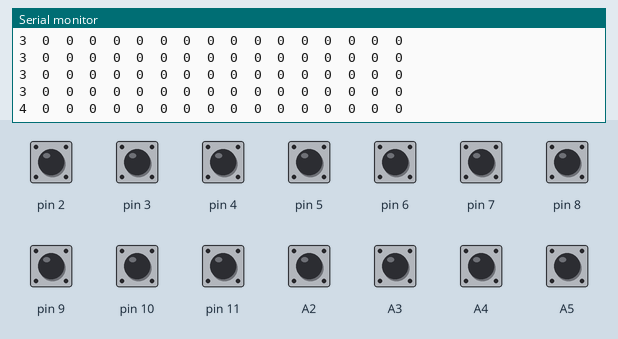
The sketch below on a simulated Arduino Uno, built with avr-gcc and run on an emulated ATmega328P. Shown: the last lines printed to the serial monitor. The test bench sets the inputs (shaded band); at power-on: A2–5, pin 2–11 HIGH.

Above: at 1.2 s.
1.3 s: pin 2 pulled LOW for 0.15 s
At 1.32 s:
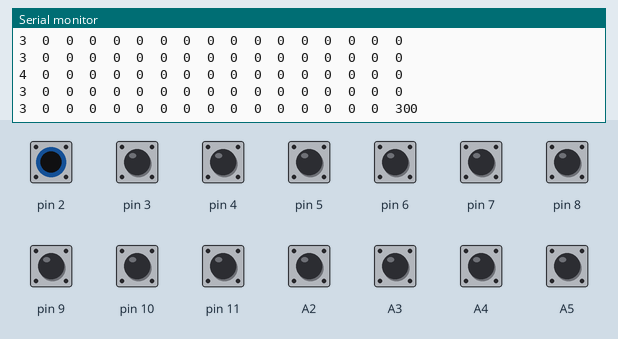
2.9 s: pin 3 pulled LOW for 1 s
At 2.95 s:
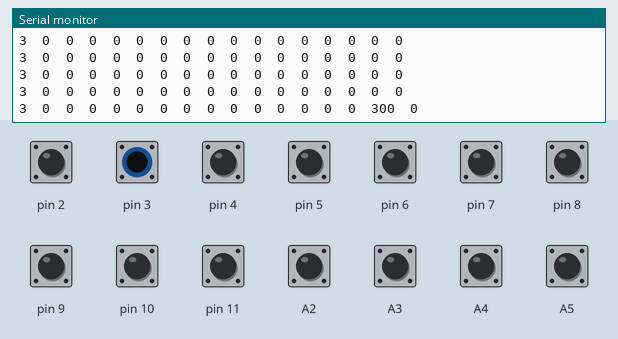
6.9 s: pin 4 pulled LOW for 0.15 s
At 6.96 s:
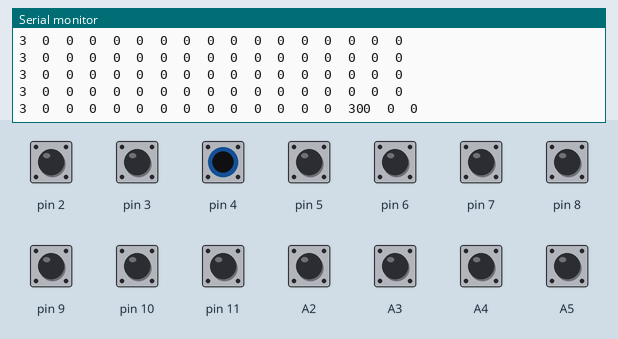
8.5 s: pin 5 pulled LOW for 0.15 s
At 8.54 s:
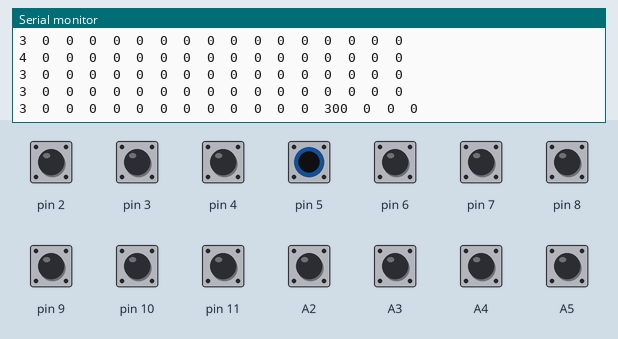
10.1 s: pin 6 pulled LOW for 0.15 s
At 10.11 s:
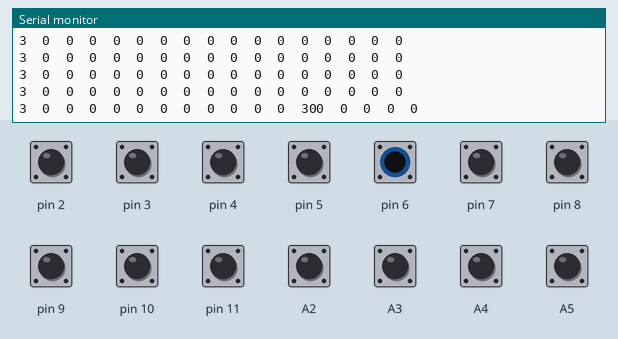
11.7 s: pin 7 pulled LOW for 0.15 s
At 11.74 s:
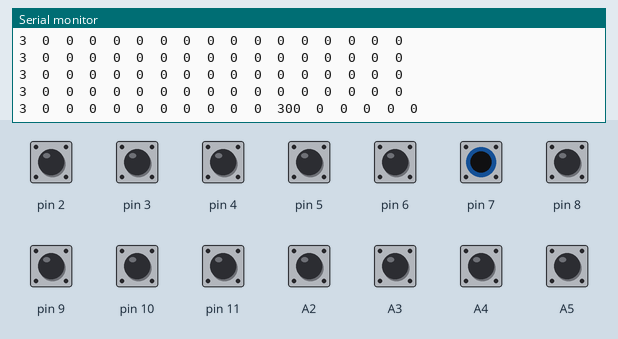
Timing chart, 0 to 14.3 s (numbered marks = the images above; inputs shaded):
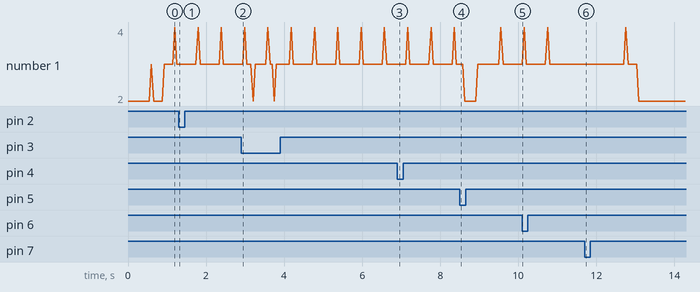

Measured:
- after the input at 1.3 s, the serial monitor: prints a new line at once (image 1)
- after the input at 2.9 s, the serial monitor: prints a new line at once (image 2)
- after the input at 6.9 s, the serial monitor: prints a new line after 0.05 s (image 3)
- after the input at 8.5 s, the serial monitor: prints a new line at once (image 4)
- after the input at 10.1 s, the serial monitor: prints a new line at once (image 5)
- after the input at 11.7 s, the serial monitor: prints a new line at once (image 6)

The sketch:

vuur_005_serial_arduino.ino
```cpp
#include <CapacitiveSensor.h>

const boolean AUTO_CALIBRATE = false;
const int N = 16;
CapacitiveSensor cs[N] = {
  CapacitiveSensor(12, A0),
  CapacitiveSensor(12, A1),
  CapacitiveSensor(12, A2),
  CapacitiveSensor(12, A3),
  CapacitiveSensor(12, A4),
  CapacitiveSensor(12, A5),
  CapacitiveSensor(12, 11),
  CapacitiveSensor(12, 10),
  CapacitiveSensor(12, 9),
  CapacitiveSensor(12, 8),
  CapacitiveSensor(12, 7),
  CapacitiveSensor(12, 6),
  CapacitiveSensor(12, 5),
  CapacitiveSensor(12, 4),
  CapacitiveSensor(12, 3),
  CapacitiveSensor(12, 2),
};

void setup() {
  Serial.begin(115200);
  if (!AUTO_CALIBRATE)
    for (int i = 0; i < N; i++)
      cs[i].set_CS_AutocaL_Millis(0xFFFFFFFF);
}

void loop() {
  long start = millis();
  long total[N];
  total[0] = total[1] = 0;
  for (int i = 2; i < N; i++)
    total[i] = cs[i].capacitiveSensor(2);

  Serial.print(millis() - start);
  for (int i = 0; i < N; i++) {
    Serial.print("\t");
    Serial.print(total[i]);
  }
  Serial.println();

  delay(50);
}
```
